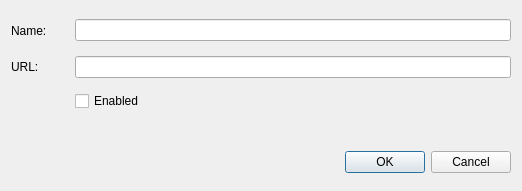
<ui version="4.0" >
 <author>Borys Jurgiel</author>
 <class>QgsPluginInstallerRepositoryDetailsDialogBase</class>
 <widget class="QDialog" name="QgsPluginInstallerRepositoryDetailsDialogBase" >
  <property name="geometry" >
   <rect>
    <x>0</x>
    <y>0</y>
    <width>522</width>
    <height>191</height>
   </rect>
  </property>
  <property name="sizePolicy" >
   <sizepolicy vsizetype="Preferred" hsizetype="Preferred" >
    <horstretch>0</horstretch>
    <verstretch>0</verstretch>
   </sizepolicy>
  </property>
  <property name="windowTitle" >
   <string>Repository details</string>
  </property>
  <property name="windowIcon" >
   <iconset resource="resources.qrc" >:/plugins/installer/qgis-icon.png</iconset>
  </property>
  <property name="statusTip" >
   <string/>
  </property>
  <property name="whatsThis" >
   <string/>
  </property>
  <layout class="QGridLayout" >
   <item row="0" column="0" >
    <widget class="QLabel" name="label" >
     <property name="sizePolicy" >
      <sizepolicy vsizetype="Preferred" hsizetype="Fixed" >
       <horstretch>0</horstretch>
       <verstretch>0</verstretch>
      </sizepolicy>
     </property>
     <property name="text" >
      <string>Name:</string>
     </property>
    </widget>
   </item>
   <item row="0" column="1" >
    <spacer>
     <property name="orientation" >
      <enum>Qt::Horizontal</enum>
     </property>
     <property name="sizeType" >
      <enum>QSizePolicy::Fixed</enum>
     </property>
     <property name="sizeHint" >
      <size>
       <width>16</width>
       <height>27</height>
      </size>
     </property>
    </spacer>
   </item>
   <item row="0" column="2" colspan="2" >
    <widget class="QLineEdit" name="editName" >
     <property name="toolTip" >
      <string>Enter a name for the repository</string>
     </property>
     <property name="whatsThis" >
      <string>Enter a name for the repository</string>
     </property>
    </widget>
   </item>
   <item row="1" column="0" >
    <widget class="QLabel" name="label_2" >
     <property name="text" >
      <string>URL:</string>
     </property>
    </widget>
   </item>
   <item row="1" column="2" colspan="2" >
    <widget class="QLineEdit" name="editURL" >
     <property name="toolTip" >
      <string>Enter the repository URL, beginning with "http://"</string>
     </property>
     <property name="whatsThis" >
      <string>Enter the repository URL, beginning with "http://"</string>
     </property>
     <property name="text" >
      <string/>
     </property>
    </widget>
   </item>
   <item row="2" column="2" >
    <widget class="QCheckBox" name="checkBoxEnabled" >
     <property name="enabled" >
      <bool>true</bool>
     </property>
     <property name="sizePolicy" >
      <sizepolicy vsizetype="Fixed" hsizetype="Fixed" >
       <horstretch>0</horstretch>
       <verstretch>0</verstretch>
      </sizepolicy>
     </property>
     <property name="toolTip" >
      <string>Enable or disable the repository (disabled repositories will be omitted)</string>
     </property>
     <property name="whatsThis" >
      <string>Enable or disable the repository (disabled repositories will be omitted)</string>
     </property>
     <property name="text" >
      <string>Enabled</string>
     </property>
     <property name="checked" >
      <bool>false</bool>
     </property>
    </widget>
   </item>
   <item row="2" column="3" >
    <spacer>
     <property name="orientation" >
      <enum>Qt::Horizontal</enum>
     </property>
     <property name="sizeType" >
      <enum>QSizePolicy::Fixed</enum>
     </property>
     <property name="sizeHint" >
      <size>
       <width>351</width>
       <height>23</height>
      </size>
     </property>
    </spacer>
   </item>
   <item row="3" column="2" colspan="2" >
    <widget class="QLabel" name="labelInfo" >
     <property name="enabled" >
      <bool>true</bool>
     </property>
     <property name="sizePolicy" >
      <sizepolicy vsizetype="Fixed" hsizetype="Expanding" >
       <horstretch>0</horstretch>
       <verstretch>0</verstretch>
      </sizepolicy>
     </property>
     <property name="palette" >
      <palette>
       <active>
        <colorrole role="WindowText" >
         <brush brushstyle="SolidPattern" >
          <color alpha="255" >
           <red>175</red>
           <green>0</green>
           <blue>0</blue>
          </color>
         </brush>
        </colorrole>
       </active>
       <inactive>
        <colorrole role="WindowText" >
         <brush brushstyle="SolidPattern" >
          <color alpha="255" >
           <red>175</red>
           <green>0</green>
           <blue>0</blue>
          </color>
         </brush>
        </colorrole>
       </inactive>
       <disabled>
        <colorrole role="WindowText" >
         <brush brushstyle="SolidPattern" >
          <color alpha="255" >
           <red>128</red>
           <green>128</green>
           <blue>128</blue>
          </color>
         </brush>
        </colorrole>
       </disabled>
      </palette>
     </property>
     <property name="font" >
      <font>
       <weight>75</weight>
       <bold>true</bold>
      </font>
     </property>
     <property name="frameShape" >
      <enum>QFrame::NoFrame</enum>
     </property>
     <property name="text" >
      <string/>
     </property>
    </widget>
   </item>
   <item row="5" column="0" colspan="4" >
    <widget class="QDialogButtonBox" name="buttonBox" >
     <property name="orientation" >
      <enum>Qt::Horizontal</enum>
     </property>
     <property name="standardButtons" >
      <set>QDialogButtonBox::Cancel|QDialogButtonBox::NoButton|QDialogButtonBox::Ok</set>
     </property>
    </widget>
   </item>
  </layout>
 </widget>
 <resources>
  <include location="resources.qrc" />
 </resources>
 <connections>
  <connection>
   <sender>buttonBox</sender>
   <signal>accepted()</signal>
   <receiver>QgsPluginInstallerRepositoryDetailsDialogBase</receiver>
   <slot>accept()</slot>
   <hints>
    <hint type="sourcelabel" >
     <x>257</x>
     <y>207</y>
    </hint>
    <hint type="destinationlabel" >
     <x>157</x>
     <y>216</y>
    </hint>
   </hints>
  </connection>
  <connection>
   <sender>buttonBox</sender>
   <signal>rejected()</signal>
   <receiver>QgsPluginInstallerRepositoryDetailsDialogBase</receiver>
   <slot>reject()</slot>
   <hints>
    <hint type="sourcelabel" >
     <x>325</x>
     <y>207</y>
    </hint>
    <hint type="destinationlabel" >
     <x>286</x>
     <y>216</y>
    </hint>
   </hints>
  </connection>
 </connections>
</ui>
